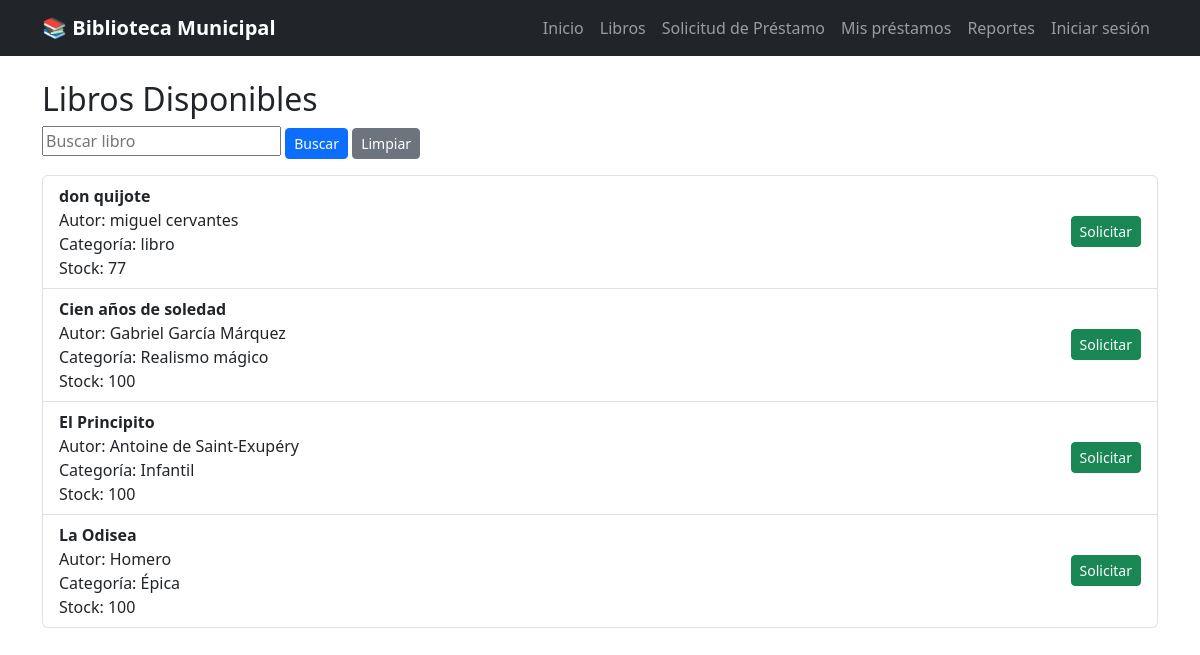
Page /libros/ on the earlier database version.
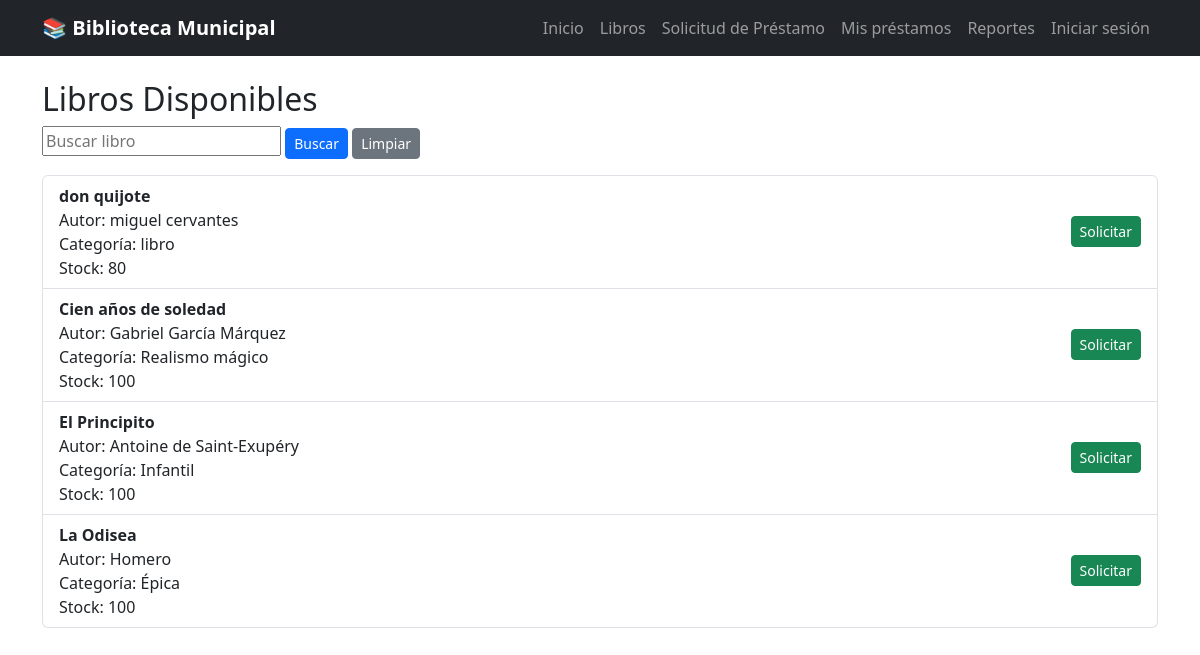
Same page on the later database version.
### pedidos/models.py (models this page shows, shortened)
class Libro(models.Model):
    titulo = models.CharField(
        max_length=100
    )
    autor = models.CharField(
        max_length=100
    )
    stock = models.IntegerField(
        default=0
    )
    activo = models.BooleanField(
        default=True
    )
    categoria = models.ForeignKey(
        Categoria,
        on_delete=models.SET_NULL,
        null=True,
        blank=True
    )

class Categoria(models.Model):
    nombre = models.CharField(
        max_length=100
    )
    def __str__(self):
        return self.nombre

### pedidos/views.py (the view)
def lista_libros(request):
    buscar = request.GET.get("buscar", "")
    if buscar:
        libros = Libro.objects.filter(
            titulo__icontains=buscar
        )
    else:
        libros = Libro.objects.all()
    return render(
        request,
        "libros/lista.html",
        {
            "libros": libros,
            "buscar": buscar
        }
    )

### pedidos/templates/libros/lista.html
{% extends 'base.html' %}
{% block content %}
<h2>Libros Disponibles</h2>
<form method="GET" class="mb-3">
    <input type="text"
           name="buscar"
           value="{{ buscar }}"
           placeholder="Buscar libro">
    <button type="submit"
            class="btn btn-primary btn-sm">
        Buscar
    </button>
    <a href="{% url 'lista_libros' %}"
       class="btn btn-secondary btn-sm">
        Limpiar
    </a>
</form>
<ul class="list-group">
    {% for libro in libros %}
    <li class="list-group-item d-flex justify-content-between align-items-center">
        <div>
            <strong>{{ libro.titulo }}</strong><br>
            Autor: {{ libro.autor }}<br>
            Categoría:
            {{ libro.categoria }}<br>
            Stock:
            {{ libro.stock }}
        </div>
        <div>
            <a href="{% url 'agregar' libro.id %}"
               class="btn btn-success btn-sm">
                Solicitar
            </a>
        </div>
    </li>
    {% empty %}
    <li class="list-group-item">
        No se encontraron libros.
    </li>
    {% endfor %}
</ul>
{% endblock %}

Differences in the rows shown:
changed Libro "don quijote": stock "77" → "80"
